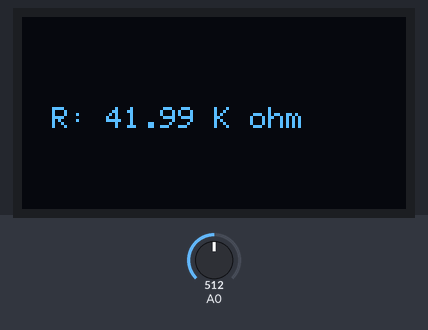
Recording of a sketch running on a simulated Arduino Uno, built for the host (arithmetic inside an expression is 32-bit, double 64-bit). On the bench: 128×64 one-colour display. Inputs (shaded band) come from the test bench; at power-on: A0 = 512. What the sketch prints to the serial monitor is not drawn.

Above: at 3.2 s.
3.3 s: A0 set to 0
At 6.2 s:
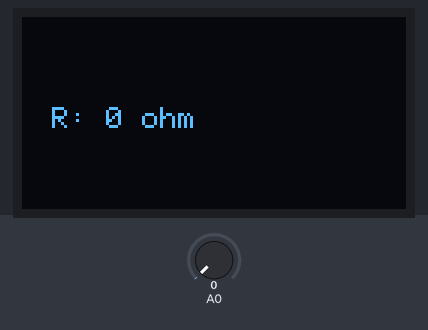
6.4 s: A0 set to 122
At 7.2 s:
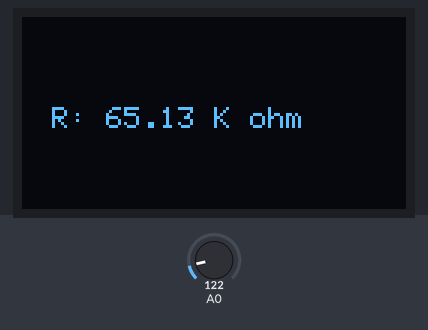
8.8 s: A0 set to 306
At 11.6 s:
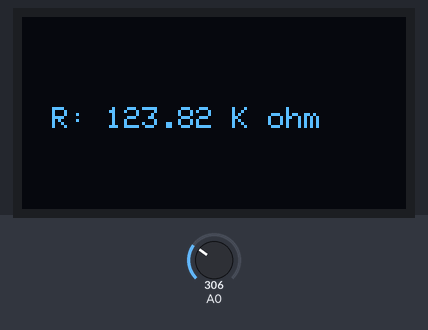
Timing chart, 0 to 13.1 s (numbered marks = the images above; inputs shaded):
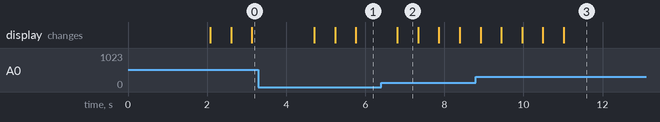

Measured:
- after the input at 6.4 s, the display: changes after 0.41 s (image 2)
- after the input at 8.8 s, the display: first changes after 0.12 s (image 3 shows a later state)
- what the display in image 2 shows lasts 0.5 s, from 6.8 s to 7.3 s

The sketch:

Smart_Res_Finder.ino
```cpp
#include <Wire.h>
#include <Adafruit_GFX.h>
#include <Adafruit_SSD1306.h>

#define SCREEN_WIDTH 128
#define SCREEN_HEIGHT 64
#define OLED_RESET -1
Adafruit_SSD1306 display(SCREEN_WIDTH, SCREEN_HEIGHT, &Wire, OLED_RESET);

#define SIGNAL PA0

float Vi = 3.3;
int Rk = 10000; // 10k known resistor
float Vo;

const int numSamples = 5;
float rxSamples[numSamples];
int sampleIndex = 0;

void setup() {
  Serial.begin(9600);
  pinMode(SIGNAL, INPUT);

  Wire.begin();
  display.begin(SSD1306_SWITCHCAPVCC, 0X3C);
  display.setTextColor(SSD1306_WHITE);
  display.clearDisplay();
  display.setCursor(0, 30);
  display.setTextSize(1);
  display.print("Smart Resistor Finder");
  display.display();
  delay(2000);
}

void loop() {
  // Read analog value and compute resistance
  float analogValue = analogRead(SIGNAL);
  Vo = analogValue * (Vi / 4095.0);
  float mul = (Vo > 0) ? ((Vi / Vo) - 1) : 0;  // Avoid divide-by-zero
  float Rx = Rk * mul;

  // Store in sample array
  rxSamples[sampleIndex] = Rx;
  sampleIndex = (sampleIndex + 1) % numSamples;

  // Compute average
  float sum = 0;
  for (int i = 0; i < numSamples; i++) {
    sum += rxSamples[i];
  }
  float avgRx = sum / numSamples;

  // Display the result
  display.clearDisplay();
  display.setCursor(10, 30);
  display.setTextSize(1);
  display.print("R: ");
  if (avgRx > 1000) {
    display.print(avgRx / 1000.0, 2);
    display.print(" K ohm");
    Serial.print(avgRx / 1000.0, 2);
    Serial.println(" K");
  } else {
    display.print(avgRx, 0);
    display.print(" ohm");
    Serial.print(avgRx, 0);
    Serial.println(" ohm");
  }
  display.display();

  delay(500);
}
```
